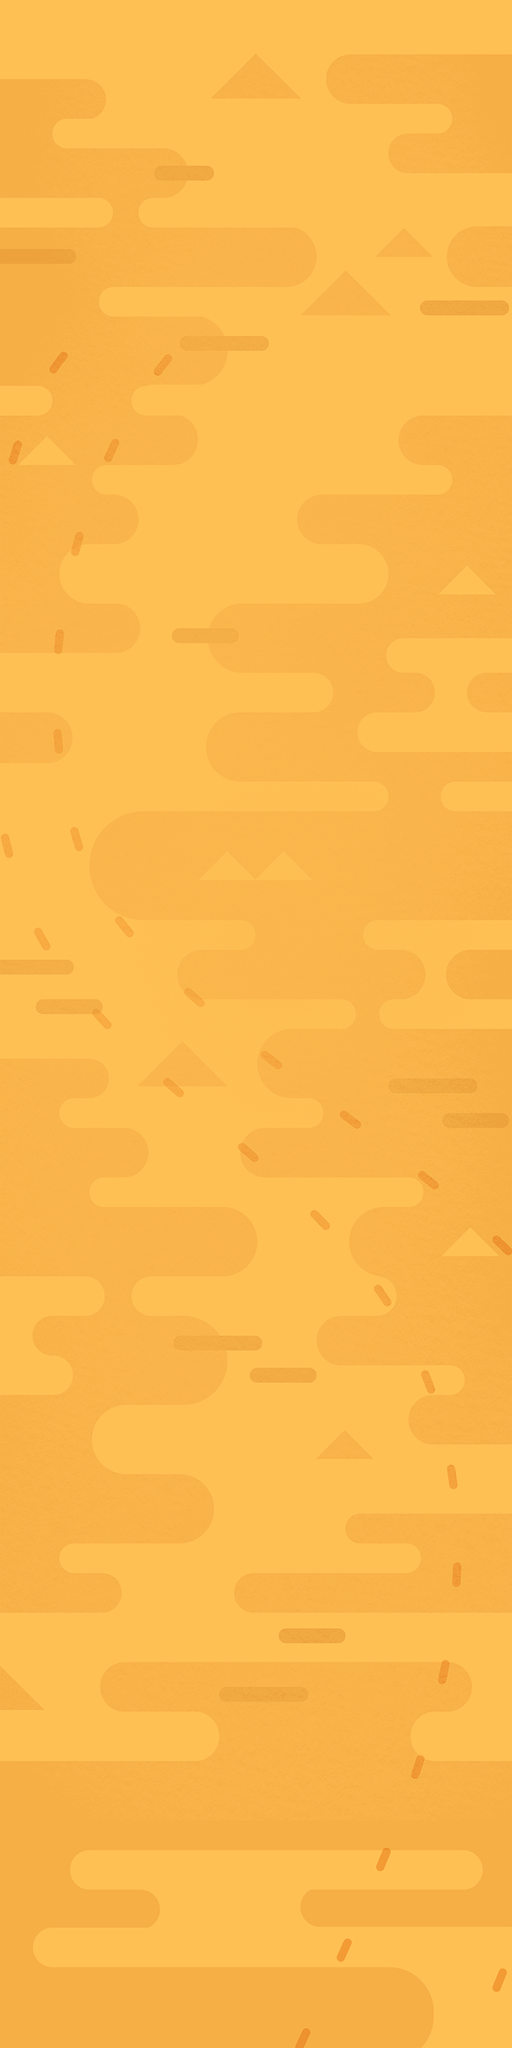

A level layout from a 2D game, rendered from its tile map. Below: a short description, then the map file with tile-grid data replaced by summaries:
An orthogonal 16x64 tile map with 40x40 px tiles, 1 tile layer (scene) and 51 objects (2x pic_shell_1, 2x pic_seastar, level1, level2, level3, ...).

<map version="1.0" orientation="orthogonal" renderorder="right-down" width="16" height="64" tilewidth="40" tileheight="40">
 <tileset firstgid="1" name="desert_bg" tilewidth="40" tileheight="40">
  <image source="desert_bg.png" width="2048" height="1024" />
 </tileset>
 <layer name="scene" width="16" height="64">
  <data>[1024 cells, 1024 non-empty, 1024 distinct tile ids]</data>
 </layer>
 <objectgroup name="layer_level">
  <object name="level1" x="231" y="2365">
   <properties>
    <property name="show" value="1" />
   </properties>
  </object>
  <object name="level2" x="175" y="2243">
   <properties>
    <property name="show" value="1" />
   </properties>
  </object>
  <object name="level3" x="169" y="2120">
   <properties>
    <property name="show" value="1" />
   </properties>
  </object>
  <object name="level4" x="217" y="1998">
   <properties>
    <property name="show" value="1" />
   </properties>
  </object>
  <object name="level5" x="281" y="1876">
   <properties>
    <property name="show" value="1" />
   </properties>
  </object>
  <object name="level6" x="324" y="1753">
   <properties>
    <property name="show" value="1" />
   </properties>
  </object>
  <object name="level7" x="321" y="1631">
   <properties>
    <property name="show" value="1" />
   </properties>
  </object>
  <object name="level8" x="267" y="1509">
   <properties>
    <property name="show" value="1" />
   </properties>
  </object>
  <object name="level9" x="203" y="1386">
   <properties>
    <property name="show" value="1" />
   </properties>
  </object>
  <object name="level10" x="135" y="1264">
   <properties>
    <property name="show" value="1" />
   </properties>
  </object>
  <object name="level11" x="94" y="1142">
   <properties>
    <property name="show" value="1" />
   </properties>
  </object>
  <object name="level12" x="70" y="1020">
   <properties>
    <property name="show" value="1" />
   </properties>
  </object>
  <object name="level13" x="79" y="897">
   <properties>
    <property name="show" value="1" />
   </properties>
  </object>
  <object name="level14" x="115" y="775">
   <properties>
    <property name="show" value="1" />
   </properties>
  </object>
  <object name="level15" x="172" y="653">
   <properties>
    <property name="show" value="1" />
   </properties>
  </object>
  <object name="level16" x="230" y="530">
   <properties>
    <property name="show" value="1" />
   </properties>
  </object>
  <object name="level17" x="281" y="408">
   <properties>
    <property name="show" value="1" />
   </properties>
  </object>
  <object name="level18" x="320" y="286">
   <properties>
    <property name="show" value="1" />
   </properties>
  </object>
  <object name="level19" x="323" y="163">
   <properties>
    <property name="show" value="1" />
   </properties>
  </object>
  <object name="level20" x="300" y="41">
   <properties>
    <property name="show" value="1" />
   </properties>
  </object>
 </objectgroup>
 <objectgroup name="layer_element">
  <object name="pic_wheel" x="534" y="39" width="200" height="199" />
  <object name="pic_crab" x="12" y="242" width="232" height="204" />
  <object name="pic_shell_1" x="546" y="440" width="139" height="142" />
  <object name="pic_shell_2" x="476" y="748" width="118" height="74" />
  <object name="pic_bottle" x="244" y="920" width="207" height="326" />
  <object name="pic_crab_2" x="398" y="1331" width="209" height="119" />
  <object name="pic_seastar" x="43" y="1554" width="167" height="162" />
  <object name="pic_shell_3" x="65" y="1828" width="129" height="103" />
  <object name="pic_seastar" x="503" y="2037" width="120" height="120" rotation="15" />
  <object name="pic_shell_1" x="28" y="2410" width="139" height="142" />
 </objectgroup>
 <objectgroup name="layer_line">
  <object name="path_1" x="269" y="2413" />
  <object name="path_2" x="220" y="2290" />
  <object name="path_3" x="209" y="2168" />
  <object name="path_4" x="212" y="2045" />
  <object name="path_5" x="257" y="1922" />
  <object name="path_6" x="322" y="1800" />
  <object name="path_7" x="360" y="1677" />
  <object name="path_8" x="313" y="1555" />
  <object name="path_9" x="244" y="1432" />
  <object name="path_10" x="179" y="1309" />
  <object name="path_11" x="134" y="1187" />
  <object name="path_12" x="114" y="1064" />
  <object name="path_13" x="114" y="941" />
  <object name="path_14" x="122" y="819" />
  <object name="path_15" x="155" y="697" />
  <object name="path_16" x="211" y="575" />
  <object name="path_17" x="273" y="453" />
  <object name="path_18" x="326" y="331" />
  <object name="path_19" x="360" y="209" />
  <object name="path_20" x="336" y="86" />
  <object name="path_21" x="312" y="0" />
 </objectgroup>
</map>
